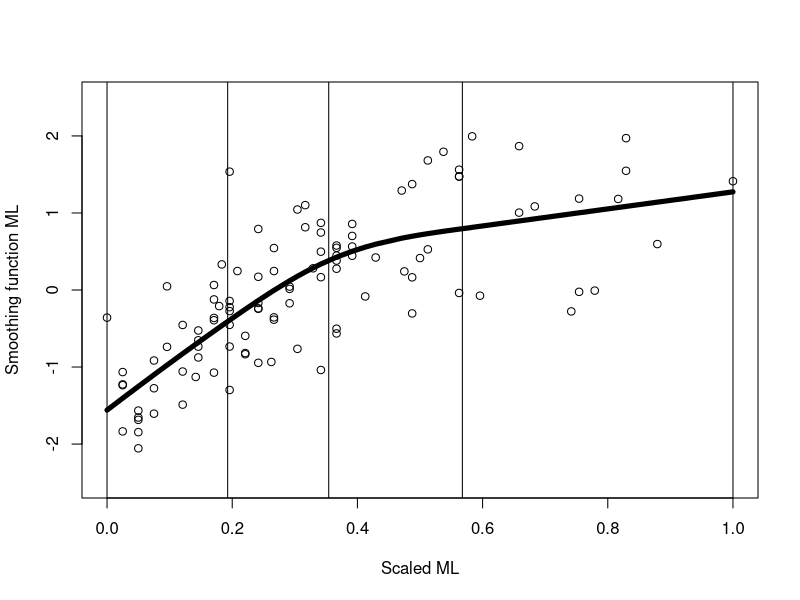

Source code (R):
setwd("//media//kswada//MyFiles//R//squid_norway")

packages <- c("dplyr", "lattice")
purrr::walk(packages, library, character.only = TRUE, warn.conflicts = FALSE)



# ------------------------------------------------------------------------------
# data:  Squid Norway
# ------------------------------------------------------------------------------
Squid <- read.table(file = "SquidNorway.txt", header = TRUE)


str(Squid)



# ------------------------------------------------------------------------------
# Programming a smoother manually
#   - as a final test to confirm whether a linear relationship is more suitable for these data.
# ------------------------------------------------------------------------------
# scaling ML
rg <- range(Squid$ML)
Squid$MLsc <- (Squid$ML - rg[1]) / (rg[2] - rg[1])


# We use 3 inner knots with positions determined by the quantiles of the scaled ML.
probs <- seq(0, 1, length = 5)
QD    <- quantile(unique(Squid$MLsc), probs)
QD


# functions for a natural cubic spline
rhs <- function(x, TH) {ifelse(x >= TH, (x-TH)^3,0)}
dk  <- function(x,TH,K){ (rhs(x,TH) - rhs(x,K)) / (K-TH) }
bj  <- function(x,TH,K){ dk(x,TH,K) - dk(x,K-1,K)}


# to plot smoother, it is easier to order the data according to the values of mantle length.
I1     <- order(Squid$MLsc)
Squid1 <- Squid[I1,]


# ----------
# linear regression: the basis for the natural cubic spline already contains an intercept.
M4 <- lm(d15N ~ 1 + Lat + MLsc  + bj(MLsc, QD[2], QD[4]) + bj(MLsc, QD[3], QD[4]) , data = Squid1)

X <- model.matrix(M4)
head(X)



# ----------
coef(M4)
Smooth <- X[,3:5] %*% coef(M4)[3:5]
Smooth <- Smooth - mean(Smooth)



# ----------
par(mfrow=c(1,1))
plot(x = Squid1$MLsc, y = Squid1$d15N, xlab = "Scaled ML", type = "n", ylab = "Smoothing function ML", ylim = c(-2.5,2.5), cex = 0.7,  pch = 16,  col = grey(0.5))

E4 <- resid(M4)
lines(Squid1$MLsc, Smooth, lwd = 5)
for (i in 1:5){abline(v = QD[i])}
points(Squid1$MLsc, Smooth+E4)



# ----------
# Compare the model with lm results
M5 <- lm(d15N ~ Lat + MLsc , data = Squid1)
anova(M4, M5, test = "F")


# -->
# additive model is superior to the linear regression model.
